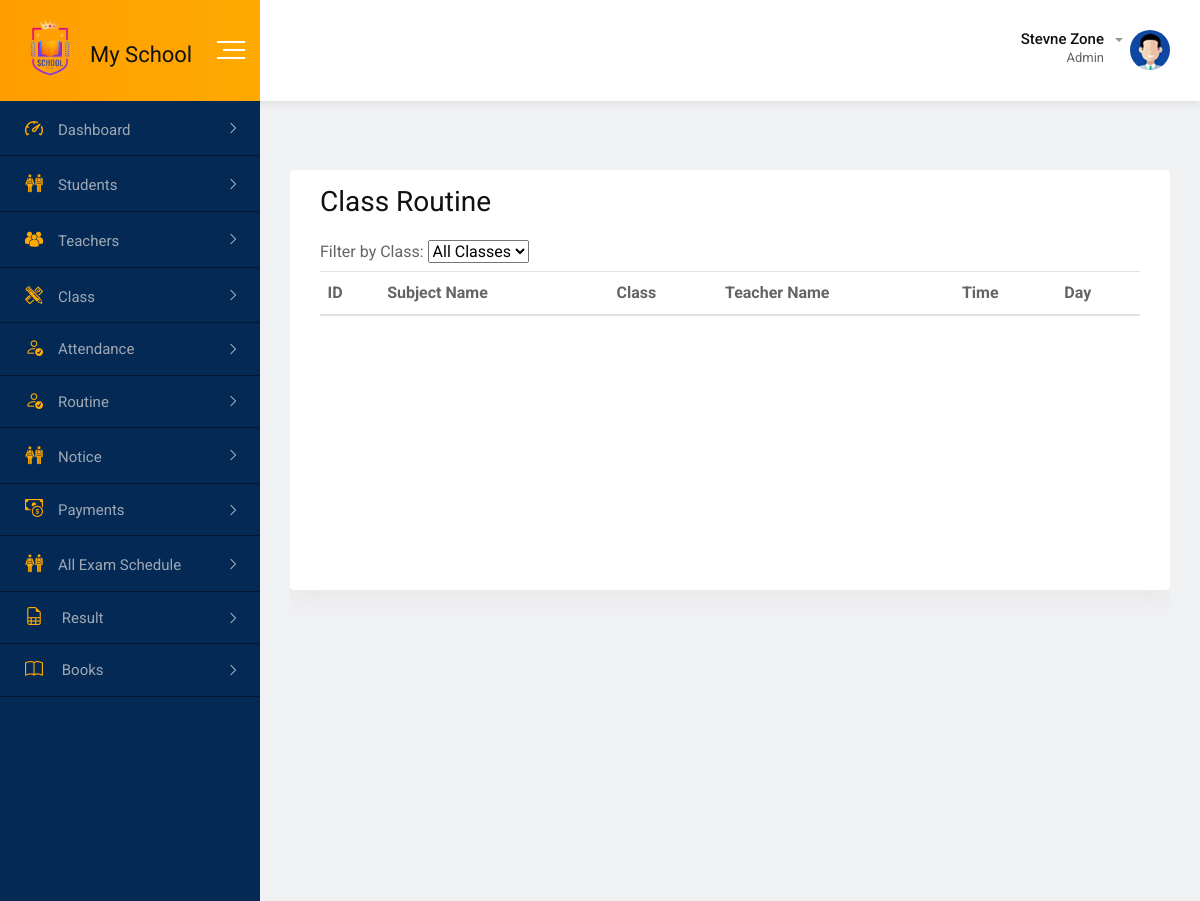
The page /admin/class_routine.php on the database as committed earlier.
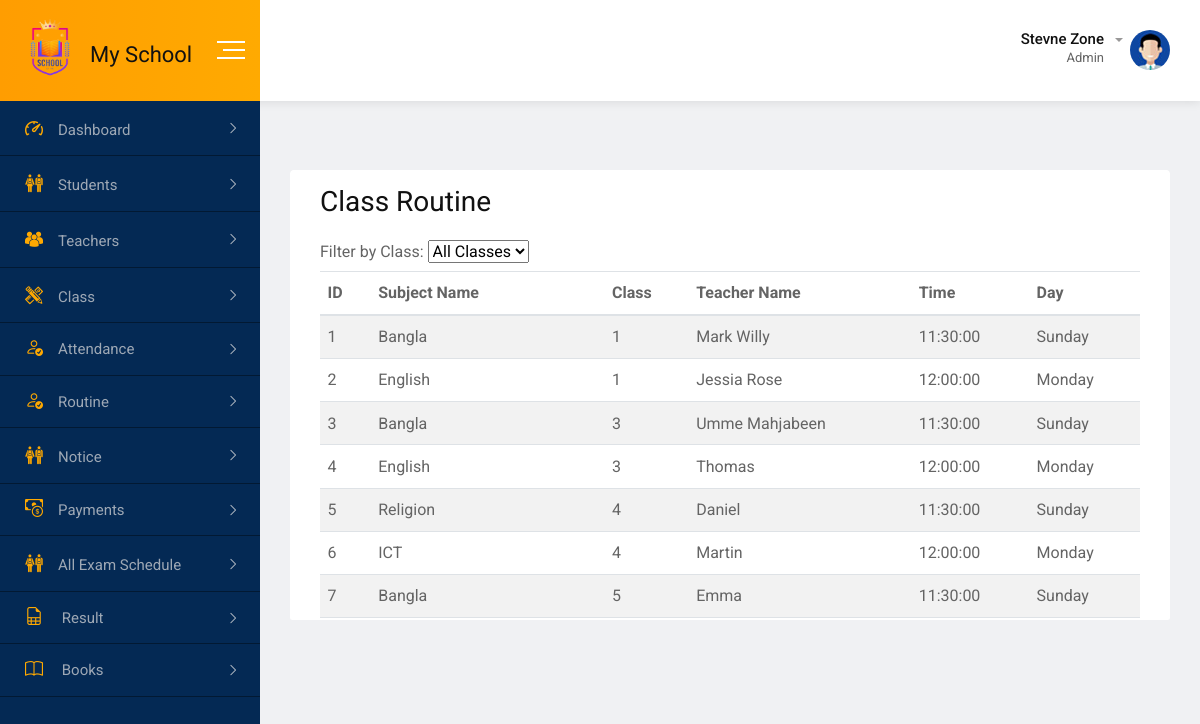
The same page on the database as committed later.
### tables this page shows
CREATE TABLE `routine` (
  `id` int(11) NOT NULL,
  `subject_name` varchar(50) NOT NULL,
  `class` int(11) NOT NULL,
  `te_id` int(11) DEFAULT NULL,
  `te_name` varchar(50) NOT NULL,
  `time` time DEFAULT NULL,
  `day` varchar(10) DEFAULT NULL
);

### admin/class_routine.php (the view, shortened to what this page needs)
<?php include_once("../includes/db_config.php");
$sql = "SELECT * FROM routine";
$result = $db->query($sql);
?>
<?php include_once("../includes/index_header.php"); ?>
<?php include_once("../includes/index_sidebar.php") ?>
<body>
    <?php include_once("../includes/index_sidebar.php") ?>
    <div class="dashboard-content-one">
        <div class="breadcrumbs-area">
        </div>
        <div class="card" id="tableid">
            <div class="card-body">
                <h2>Class Routine</h2>
                <div class="class-filter">
                    <label for="classFilter">Filter by Class:</label>
                    <select id="classFilter">
                        <option value="all">All Classes</option>
                    </select>
                </div>
                <table class="table table-striped bg-white">
                    <thead>
                        <tr>
                            <th>ID</th>
                            <th>Subject Name</th>
                            <th>Class</th>
                            <th>Teacher Name</th>
                            <th>Time</th>
                            <th>Day</th>
                        </tr>
                    </thead>
                    <tbody>
                        <?php while ($row = $result->fetch_assoc()) { ?>
                            <tr>
                                <td><?php echo $row["id"]; ?></td>
                                <td><?php echo $row["subject_name"]; ?></td>
                                <td><?php echo $row["class"]; ?></td>
                                <td><?php echo $row["te_name"]; ?></td>
                                <td><?php echo $row["time"]; ?></td>
                                <td><?php echo $row["day"]; ?></td>
                            </tr>
                        <?php } ?>
                    </tbody>
                </table>
            </div>
        </div>
        <?php include_once("../includes/index_footer.php"); ?>

Rows that differ between the two databases and show on the page:
added routine: id "1", subject_name "Bangla", class "1", te_name "Mark Willy", time "11:30:00", day "Sunday"
added routine: id "2", subject_name "English", class "1", te_name "Jessia Rose", time "12:00:00", day "Monday"
added routine: id "3", subject_name "Bangla", class "3", te_name "Umme Mahjabeen", time "11:30:00", day "Sunday"
added routine: id "4", subject_name "English", class "3", te_name "Thomas", time "12:00:00", day "Monday"
added routine: id "5", subject_name "Religion", class "4", te_name "Daniel", time "11:30:00", day "Sunday"
added routine: id "6", subject_name "ICT", class "4", te_name "Martin", time "12:00:00", day "Monday"
added routine: id "7", subject_name "Bangla", class "5", te_name "Emma", time "11:30:00", day "Sunday"
